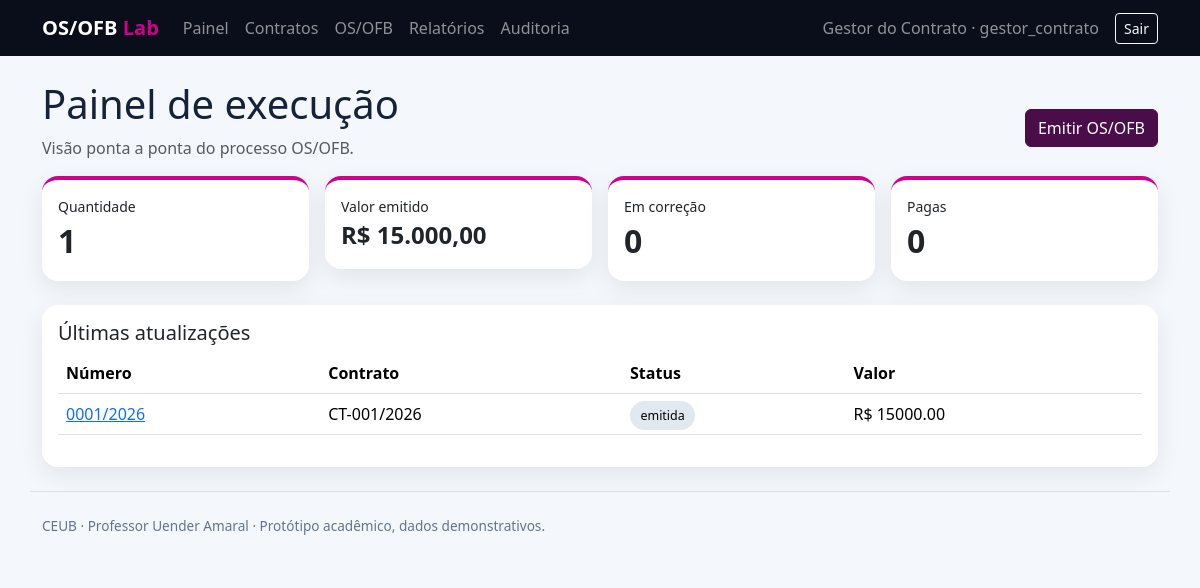
The app's page / (signed in) with its own data.
### models.py (models this page shows, shortened)
class User(UserMixin, db.Model):
    id=db.Column(db.Integer, primary_key=True); name=db.Column(db.String(120), nullable=False)
    username=db.Column(db.String(80), unique=True, nullable=False, index=True)
    email=db.Column(db.String(120), unique=True, nullable=False)
    password_hash=db.Column(db.String(255), nullable=False); role=db.Column(db.String(40), nullable=False)
    active=db.Column(db.Boolean, default=True, nullable=False); created_at=db.Column(db.DateTime(timezone=True), default=now)
    @property
    def is_active(self): return self.active

class ServiceOrder(db.Model):
    id=db.Column(db.Integer,primary_key=True); number=db.Column(db.String(50),unique=True,nullable=False,index=True)
    contract_id=db.Column(db.Integer,db.ForeignKey('contract.id'),nullable=False,index=True); contract=db.relationship('Contract',backref='orders')
    kind=db.Column(db.String(10),nullable=False,default='OS'); description=db.Column(db.Text,nullable=False)
    value=db.Column(db.Numeric(14,2),nullable=False,default=0); status=db.Column(db.String(50),nullable=False,default='emitida',index=True)
    due_date=db.Column(db.Date); created_by=db.Column(db.Integer,db.ForeignKey('user.id'),nullable=False)
    created_at=db.Column(db.DateTime(timezone=True),default=now); updated_at=db.Column(db.DateTime(timezone=True),default=now,onupdate=now)

class Contract(db.Model):
    id=db.Column(db.Integer,primary_key=True); number=db.Column(db.String(50),unique=True,nullable=False)
    supplier=db.Column(db.String(160),nullable=False); object=db.Column(db.Text,nullable=False)
    total_value=db.Column(db.Numeric(14,2),nullable=False,default=0); start_date=db.Column(db.Date,nullable=False); end_date=db.Column(db.Date,nullable=False)
    created_at=db.Column(db.DateTime(timezone=True),default=now)

### app.py (the view)
@app.route('/')
@login_required
def dashboard():
 stats={s:c for s,c in db.session.query(ServiceOrder.status,func.count(ServiceOrder.id)).group_by(ServiceOrder.status).all()}
 total=db.session.query(func.coalesce(func.sum(ServiceOrder.value),0)).scalar()
 latest=ServiceOrder.query.order_by(ServiceOrder.updated_at.desc()).limit(8).all()
 return render_template('dashboard.html',stats=stats,total=total,latest=latest)

### app.py (called while the page is built)
@login.user_loader
def load_user(i): return db.session.get(User,int(i))

@app.after_request
def headers(r):
 r.headers['X-Content-Type-Options']='nosniff'; r.headers['X-Frame-Options']='DENY'; r.headers['Referrer-Policy']='strict-origin-when-cross-origin'
 r.headers['Content-Security-Policy']="default-src 'self'; style-src 'self' 'unsafe-inline' https://cdn.jsdelivr.net; script-src 'self' https://cdn.jsdelivr.net; font-src https://cdn.jsdelivr.net; img-src 'self' data:"
 return r

### templates/dashboard.html
{% extends 'base.html' %}{% block content %}<div class="d-flex justify-content-between align-items-center"><div><h1>Painel de execução</h1><p class="text-muted">Visão ponta a ponta do processo OS/OFB.</p></div>{% if current_user.role in ['admin','gestor_contrato'] %}<a class="btn btn-primary" href="{{url_for('order_new')}}">Emitir OS/OFB</a>{% endif %}</div><div class="row g-3 mb-4"><div class="col-md-3"><div class="card kpi p-3"><small>Quantidade</small><strong class="fs-2">{{stats.values()|sum}}</strong></div></div><div class="col-md-3"><div class="card kpi p-3"><small>Valor emitido</small><strong class="fs-4">R$ {{'{:,.2f}'.format(total).replace(',','X').replace('.',',').replace('X','.')}}</strong></div></div><div class="col-md-3"><div class="card kpi p-3"><small>Em correção</small><strong class="fs-2">{{stats.get('demanda_correcao',0)}}</strong></div></div><div class="col-md-3"><div class="card kpi p-3"><small>Pagas</small><strong class="fs-2">{{stats.get('paga',0)}}</strong></div></div></div><div class="card p-3"><h2 class="h5">Últimas atualizações</h2><div class="table-responsive"><table class="table align-middle"><thead><tr><th>Número</th><th>Contrato</th><th>Status</th><th>Valor</th></tr></thead><tbody>{% for o in latest %}<tr><td><a href="{{url_for('order_detail',id=o.id)}}">{{o.number}}</a></td><td>{{o.contract.number}}</td><td><span class="status">{{o.status|replace('_',' ')}}</span></td><td>R$ {{'%.2f'|format(o.value)}}</td></tr>{% else %}<tr><td colspan="4">Nenhuma OS/OFB cadastrada.</td></tr>{% endfor %}</tbody></table></div></div>{% endblock %}

### templates/base.html (shortened to what this page needs)
<!doctype html><html lang="pt-BR"><head><link href="https://cdn.jsdelivr.net/npm/bootstrap@5.3.3/dist/css/bootstrap.min.css" rel="stylesheet"><link rel="stylesheet" href="{{ url_for('static',filename='style.css') }}"></head><body>{% if current_user.is_authenticated %}<nav class="navbar navbar-expand-lg navbar-dark"><div class="container"><a class="navbar-brand fw-bold" href="{{url_for('dashboard')}}">OS/OFB <span class="brand-accent">Lab</span></a><div id="nav" class="collapse navbar-collapse"><div class="navbar-nav me-auto"><a class="nav-link" href="{{url_for('dashboard')}}">Painel</a><a class="nav-link" href="{{url_for('contracts')}}">Contratos</a><a class="nav-link" href="{{url_for('orders')}}">OS/OFB</a><a class="nav-link" href="{{url_for('reports')}}">Relatórios</a>{% if current_user.role in ['admin','gestor_contrato'] %}<a class="nav-link" href="{{url_for('audit_view')}}">Auditoria</a>{% endif %}</div><span class="navbar-text me-3">{{current_user.name}} · {{current_user.role}}</span><form method="post" action="{{url_for('logout')}}"><button class="btn btn-outline-light btn-sm">Sair</button></form></div></div></nav>{% endif %}<main id="conteudo" class="container py-4">{% block content %}{% endblock %}</main><footer class="container py-4 footer border-top">CEUB · Professor Uender Amaral · Protótipo acadêmico, dados demonstrativos.</footer></body></html>

### static/style.css (style rules this page uses)
body { background:#f4f7fb;color:#152238 }
.navbar { background:#0a0e1a!important }
.brand-accent { color:#D0008A }
.card { border:0;border-radius:16px;box-shadow:0 8px 24px rgba(10,14,26,.08) }
.kpi { border-top:4px solid #D0008A }
.status { font-size:.78rem;padding:.35rem .65rem;border-radius:999px;background:#e2e8f0 }
.footer { color:#64748b;font-size:.85rem }
.btn-primary { background:#4A0D4A;border-color:#4A0D4A }
.table thead { background:#0a0e1a;color:white }

### records on screen
User: name "Gestor do Contrato", role "gestor_contrato"
ServiceOrder: number "0001/2026", contract.number "CT-001/2026", status "emitida", value "15000.00"

### other values on screen
{{ stats.values()|sum }} "1"
{{ stats.get('demanda_correcao',0) }} "0"
{{ stats.get('paga',0) }} "0"
